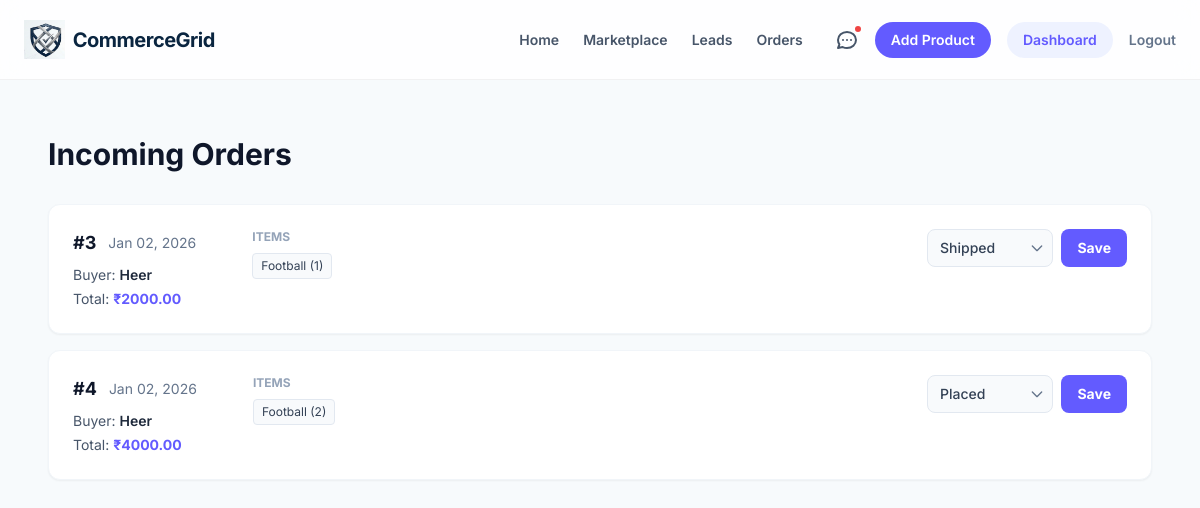
/orders/seller/orders/ (signed in), run on the app's committed database.
### orders/models.py (models this page shows, shortened)
class Order(models.Model):
    ORDER_TYPE_CHOICES = [
        ('cod', 'Cash on Delivery'),
        ('demo', 'Demo Payment'),
        ('enquiry', 'Enquiry Based'),
    ]
    STATUS_CHOICES = [
        ('placed', 'Placed'),
        ('confirmed', 'Confirmed'),
        ('shipped', 'Shipped'),
        ('in_transit', 'In Transit'),
        ('delivered', 'Delivered'),
        ('cancelled', 'Cancelled'),
    ]
    buyer = models.ForeignKey(
        User,
        on_delete=models.CASCADE,
        related_name="orders"
    )
    seller = models.ForeignKey(
        User,
        on_delete=models.CASCADE,
        related_name="orders_as_seller"
    )
    address = models.ForeignKey(
        Address,
        on_delete=models.PROTECT
    )
    order_type = models.CharField(
        max_length=20,
        choices=ORDER_TYPE_CHOICES,
        default='cod'
    )
    status = models.CharField(
        max_length=20,
        choices=STATUS_CHOICES,
        default='placed'
    )
    total_amount = models.DecimalField(max_digits=10, decimal_places=2)
    created_at = models.DateTimeField(auto_now_add=True)
    updated_at = models.DateTimeField(auto_now=True)

class OrderItem(models.Model):
    order = models.ForeignKey(
        Order,
        on_delete=models.CASCADE,
        related_name="items"
    )
    product = models.ForeignKey(Product, on_delete=models.PROTECT)
    quantity = models.PositiveIntegerField()
    price = models.DecimalField(max_digits=10, decimal_places=2)

### products/models.py (models this page shows, shortened)
class Product(models.Model):
    seller = models.ForeignKey(User, on_delete=models.CASCADE)
    category = models.ForeignKey(
        Category,
        on_delete=models.PROTECT
    )
    seller_category = models.ForeignKey(
        SellerCategory,
        on_delete=models.SET_NULL,
        null=True,
        blank=True
    )
    moq = models.PositiveIntegerField(
        default=1,
        help_text="Minimum order quantity"
    )
    title = models.CharField(max_length=200)
    description = models.TextField()
    price = models.DecimalField(max_digits=10, decimal_places=2)
    quantity = models.PositiveIntegerField()
    product_image = models.ImageField(upload_to='products/')
    is_active = models.BooleanField(default=True)
    created_at = models.DateTimeField(auto_now_add=True)
    location = models.CharField(max_length=100)

### orders/views.py (the view)
# urls.py: path("seller/orders/", views.seller_orders, name="seller_orders"),
@login_required
def seller_orders(request):
    orders = Order.objects.filter(seller=request.user).prefetch_related("items", "buyer")
    return render(request, "orders/seller_orders.html", {"orders": orders})

### templates/orders/seller_orders.html (shortened to what this page needs)
{% extends "base.html" %}
{% block content %}
<div class="max-w-6xl mx-auto px-6 py-10">
    <h2 class="text-3xl font-bold text-slate-900 mb-8">Incoming Orders</h2>
    {% if orders %}
    <div class="space-y-4">
        {% for order in orders %}
        <div class="bg-white rounded-xl p-6 shadow-sm border border-slate-100 flex flex-col lg:flex-row justify-between gap-6">
            <div>
                <div class="flex items-center gap-3 mb-2">
                    <span class="font-bold text-lg text-slate-900">#{{ order.id }}</span>
                    <span class="text-sm text-slate-500">{{ order.created_at|date:"M d, Y" }}</span>
                </div>
                <p class="text-sm text-slate-600 mb-1">
                    Buyer: <span class="font-semibold text-slate-800">{{ order.buyer.username }}</span>
                </p>
                <p class="text-sm text-slate-600">
                    Total: <span class="font-bold text-[#635BFF]">₹{{ order.total_amount }}</span>
                </p>
            </div>
            <div class="flex-1 lg:px-8">
                <p class="text-xs font-bold text-slate-400 uppercase mb-2">Items</p>
                <div class="flex flex-wrap gap-2">
                    {% for item in order.items.all %}
                    <span class="px-2 py-1 bg-slate-50 border border-slate-200 rounded text-xs text-slate-700">
                        {{ item.product.title }} ({{ item.quantity }})
                    </span>
                    {% endfor %}
                </div>
            </div>
            <div class="min-w-[200px]">
                <form method="POST" action="{% url 'orders:update_order_status' order.id %}" class="flex gap-2">
                    <div class="relative w-full">
                        <select name="status" class="w-full appearance-none bg-slate-50 border border-slate-200 text-slate-700 py-2 px-3 pr-8 rounded-lg text-sm focus:outline-none focus:ring-2 focus:ring-[#635BFF] cursor-pointer font-medium">
                            {% for key, label in order.STATUS_CHOICES %}
                                <option value="{{ key }}" {% if order.status == key %}selected{% endif %}>
                                    {{ label }}
                                </option>
                            {% endfor %}
                        </select>
                        <div class="absolute inset-y-0 right-0 flex items-center px-2 pointer-events-none">
                        </div>
                    </div>
                    <button class="bg-[#635BFF] text-white px-4 py-2 rounded-lg text-sm font-bold hover:bg-[#544DDF] transition">
                        Save
                    </button>
                </form>
            </div>
        </div>
        {% endfor %}
    </div>
    {% else %}
        <div class="bg-white p-12 rounded-2xl border border-slate-100 text-center">
            <p class="text-slate-500">No new orders yet.</p>
        </div>
    {% endif %}
</div>
{% endblock %}

### templates/base.html (style rules this page uses)
body { background-color: #F7FAFC; color: #1A202C; }

### data on the page
Order: id "3", created_at "Jan 02, 2026", buyer.username "Heer", total_amount "2000.00", status "Shipped"
OrderItem: product "Football", quantity "1"
Order: id "4", created_at "Jan 02, 2026", buyer.username "Heer", total_amount "4000.00", status "Placed"
OrderItem: product "Football", quantity "2"
